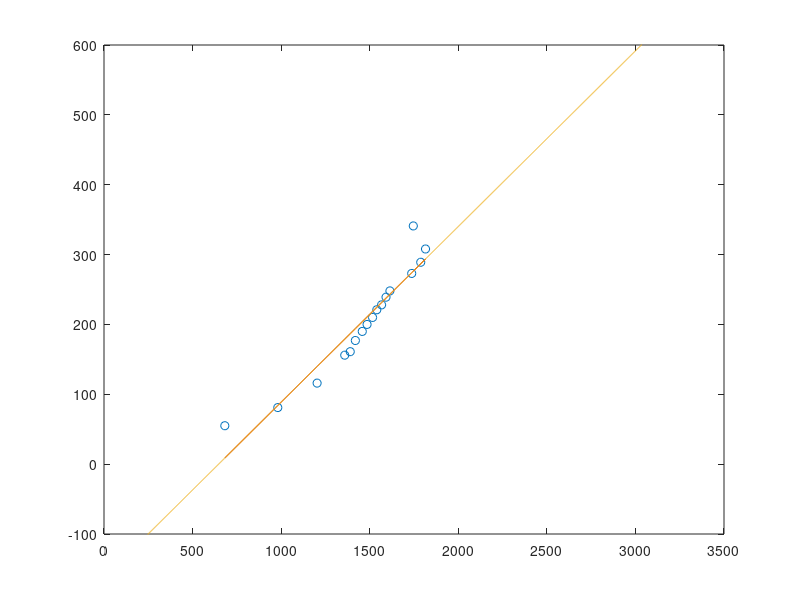

The MATLAB script that drew this image:
%% 
close all;

%%
% X = [2400, 2269, 2226, 2178, 2090, 2048, 1987, 1884, 1806, 1749, 1683, 1620, 1570, 1509, 1451, 1389, 1290, 1216, 1176, 1117, 1051, 1029;
%     2366, 2227, 2184, 2134, 2044, 2000, 1937, 1828, 1749, 1689, 1622, 1560, 1510, 1449, 1391, 1326, 1223, 1148, 1106, 1045, 976, 954;
%     2401, 2265, 2221, 2173, 2086, 2042, 1980, 1878, 1799, 1742, 1675, 1613, 1566, 1505, 1448, 1385, 1287, 1214, 1173, 1116, 1050, 1026;
%     2390, 2239, 2192, 2136, 2041, 1992, 1926, 1811, 1724, 1660, 1589, 1522, 1472, 1405, 1345, 1278, 1170, 1091, 1047, 983, 911, 885];
% y = [0, 60, 80, 100, 140, 158, 178, 219, 250, 265, 285, 303, 318, 340, 358, 378, 415, 438, 451, 472, 495, 500];

X = [682,981,1203,1359,1390,1419,1458,1485,1516,1540,1567,1592,1614,1737,1788,1815,1746];
Y = [55,81,116,156,161,177,190,200,210,221,228,239,248,273,289,308,341];

% X = [0, 682,981,1203,1359,1390,1419,1458,1485,1516,1540,1567,1592,1614,1737,1788,1815,1746, 1795, 1843, 1890, 3300];
% Y = [0, 55,81,116,156,161,177,190,200,210,221,228,239,248,273,289,308,341,380, 420, 460, 500];

p = polyfit(X, Y, 1);

Y_fit = polyval(p, X);

plot(X, Y, 'o', X, Y_fit, '-');

fprintf('%.32f\n', p);

% figure;
hold on;
X = 1:3300;
Y_pred = polyval(p, X);
plot(X, Y_pred);
hold off;
ylim([-100 600])

%%